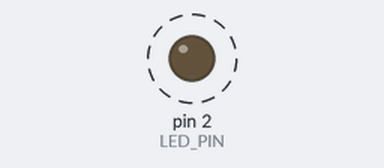
Bench run of a sketch on a simulated Arduino Uno, built with avr-gcc and run on an emulated ATmega328P. Parts: output pins drawn as LEDs (lit = HIGH). Dashed ring = blinking. What the sketch prints to the serial monitor is not drawn.

Above: at 0.5 s.
Timing chart, 0 to 4.6 s (numbered marks = the images above):
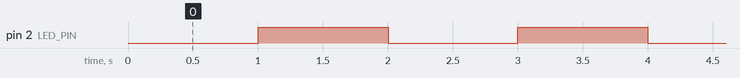

Measured:
- by itself, pin 2 (LED_PIN): alternates HIGH for 1.0 s and LOW for 1.0 s

The sketch:

hello_plc.ino
```cpp
// hello_plc : 개발 환경 확인용 첫 스케치 (i2r-02, i2r-03, i2r-04 모두 사용 가능)
// 릴레이는 건드리지 않고 보드 내장 LED만 1초마다 깜빡이며 시리얼에 인사한다.
// 컴파일과 업로드가 잘 되는지 확인할 때 쓴다.

const int LED_PIN = 2;  // 세 보드 공통 내장 LED

unsigned long lastBlink = 0;
int count = 0;

void setup() {
  Serial.begin(115200);
  pinMode(LED_PIN, OUTPUT);
  Serial.println("안녕하세요, i2r PLC입니다!");
}

void loop() {
  if (millis() - lastBlink >= 1000) {
    lastBlink = millis();
    digitalWrite(LED_PIN, !digitalRead(LED_PIN));
    count++;
    Serial.print("동작 중 ");
    Serial.print(count);
    Serial.println("초");
  }
}
```
